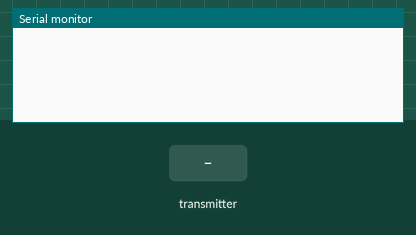
This sketch was run on a simulated ESP32. Parts: the last lines printed to the serial monitor. The inputs (shaded band) are chosen by the test bench.

Above: at 0.9 s.
1.0 s: the transmitter starts sending obstacle.0 = 0
At 1.2 s:
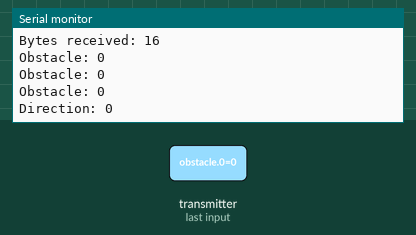
2.5 s: the transmitter starts sending obstacle.1 = 1024
4.0 s: the transmitter starts sending obstacle.2 = 4095
5.5 s: the transmitter starts sending direction = 1024
At 5.86 s:
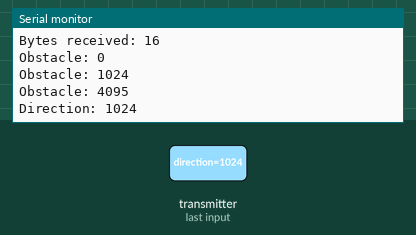
7.0 s: the transmitter starts sending obstacle.0 = 2048
8.5 s: the transmitter starts sending direction = 4095
At 8.86 s:
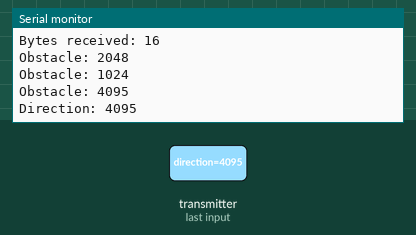
Timing chart, 0 to 11.0 s (numbered marks = the images above; inputs shaded):
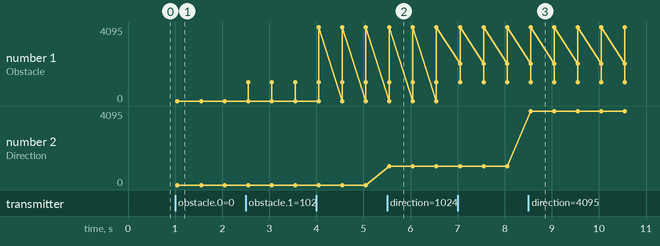

The sketch:

ESP_NOW_RECEIVER.ino
```cpp
#include <esp_now.h>
#include <WiFi.h>
int WiFiFlag = 0;
// Structure example to receive data
// Must match the sender structure
typedef struct struct_message {
    int obstacle[3];
    int direction;
} struct_message;

// Create a struct_message called myData
struct_message myData;

// callback function that will be executed when data is received
void OnDataRecv(const uint8_t * mac, const uint8_t *incomingData, int len) {
  memcpy(&myData, incomingData, sizeof(myData));
  Serial.print("Bytes received: ");
  Serial.println(len);
  Serial.print("Obstacle: ");
  Serial.println(myData.obstacle[0]);
  Serial.print("Obstacle: ");
  Serial.println(myData.obstacle[1]);
  Serial.print("Obstacle: ");
  Serial.println(myData.obstacle[2]);
  Serial.print("Direction: ");
  Serial.println(myData.direction);
  Serial.println();
  WiFiFlag = 1;
}

void setup() {
  // Initialize Serial Monitor
  Serial.begin(115200);

  // Set device as a Wi-Fi Station
  WiFi.mode(WIFI_STA);

  // Init ESP-NOW
  if (esp_now_init() != ESP_OK) {
    Serial.println("Error initializing ESP-NOW");
    return;
  }

  // Once ESPNow is successfully Init, we will register for recv CB to
  // get recv packer info
  esp_now_register_recv_cb(OnDataRecv);
  while(!WiFiFlag){}
  esp_now_unregister_recv_cb();
}

void loop() {

}
```

Measured:
- after the input at 1.0 s, the serial monitor: prints a new line after 0.05 s (image 1)
- after the input at 5.5 s, the serial monitor: prints a new line after 0.05 s (image 2)
- after the input at 8.5 s, the serial monitor: prints a new line after 0.05 s (image 3)
- plotted number 1: 0 → 4095 after the input at 4.0 s
